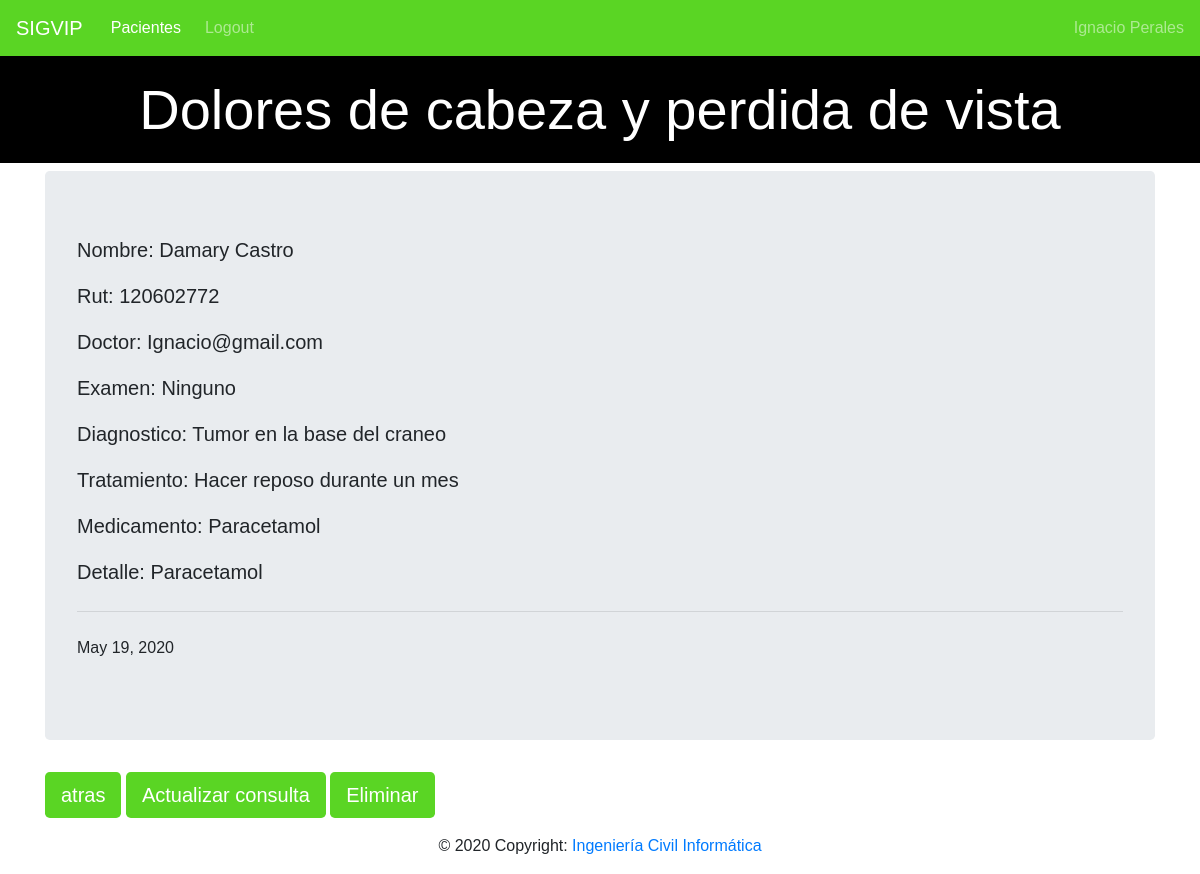
The app's page /ficha/1/detalle/4/ (signed in) with its own data.
### ficha/models.py (models this page shows, shortened)
class ConsultaMedica(models.Model):
    tema = models.CharField(max_length=100)
    rut = models.ForeignKey(Paciente,default=None,on_delete=models.CASCADE)
    doctor = models.ForeignKey(User,default=None,on_delete=models.CASCADE)
    tratamiento = models.ForeignKey(Tratamiento,default=None,on_delete=models.CASCADE)
    diagnostico = models.CharField(max_length=200)
    fecha = models.DateField(default=date.today)
    fichas = models.Manager()

class Tratamiento(models.Model):
    receta = models.ForeignKey(Receta,default=None,on_delete=models.CASCADE)
    examen = models.ForeignKey(Examen,default=None,on_delete=models.CASCADE)
    descripcion = models.CharField(max_length=500)
    def __str__(self):
        return "{}".format(self.descripcion)

class Examen(models.Model):
    tipoexamen = models.ForeignKey(TipoExamen,default=None,on_delete=models.CASCADE)
    imagen = models.CharField(max_length=45)
    informacionmedica = models.CharField(max_length=500)
    fecha = models.DateField(default=date.today)
    def __str__(self):
        return "{}".format(self.tipoexamen)

class TipoExamen(models.Model):
    texamen = models.CharField(max_length=45,unique=True)
    def __str__(self):
        return "{}".format(self.texamen)

class Receta(models.Model):
    medicamento = models.CharField(max_length=60,unique=True)
    descripcion = models.CharField(max_length=500)

### pacientes/models.py (models this page shows)
class Paciente(models.Model):
    rut = models.CharField(max_length=9, unique=True)
    nombre = models.CharField(max_length=45)
    apellido = models.CharField(max_length=45)
    edad = models.IntegerField()
    email = models.EmailField(max_length=60)
    telefono = models.IntegerField()
    direccion = models.CharField(max_length=200)
    pacientes = models.Manager()
    def __str__(self):
        return "{}".format(self.rut)

### ficha/views.py (the view)
# urls.py: re_path(r'^(?P<fk>\d+)/detalle/(?P<codigo>\d+)/?$',views.DetalleConsultaView.as_view(),name='detalle'),
class DetalleConsultaView(LoginRequiredMixin,TemplateView):
    def get(self,request,**kwargs):
        codigo=kwargs["codigo"]
        return render(request,'consulta_detalle.html',{'detalle':ConsultaMedica.fichas.get(id=codigo)})

### ficha/templates/consulta_detalle.html
{% extends "base.html" %}
{% block pagina %}
    <h1 class="display-4">{{detalle.tema}}</h1>
{% endblock%}
{% block content %}
<div class="jumbotron">
    <p class="lead">Nombre: {{detalle.rut.nombre}} {{detalle.rut.apellido}}</p>
    <p class="lead">Rut: {{detalle.rut}}</p>
    <p class="lead">Doctor: {{detalle.doctor}}</p>
    <p class="lead">Examen: {{detalle.tratamiento.examen}}</p>
    <p class="lead">Diagnostico: {{detalle.diagnostico}}</p>
    <p class="lead">Tratamiento: {{detalle.tratamiento}}</p>
    <p class="lead">Medicamento: {{detalle.tratamiento.receta.medicamento}}</p>
    <p class="lead">Detalle: {{detalle.tratamiento.receta.medicamento}}</p>
    <hr class="my-4">
    <p>{{detalle.fecha}}</p>
</div>
<a class="btn btn-primary btn-lg" href="/ficha/{{detalle.rut_id}}" role="button">atras</a>
<a class="btn btn-primary btn-lg" href="update/" role="button">Actualizar consulta</a>
<a class="btn btn-primary btn-lg" href="delete/" role="button">Eliminar</a>
{% include "footer.html" %}
{% endblock %}

### pacientes/templates/navbar.html (shortened to what this page needs)
<nav class="navbar navbar-expand-lg navbar-dark">
    <a class="navbar-brand" href="{% url 'index' %}">SIGVIP</a>
    <div class="collapse navbar-collapse" id="navbarNav">
      <ul class="navbar-nav mr-auto">
        {% if user.is_authenticated %}
            <li class="nav-item active">
                <a class="nav-link" href="/pacientes">Pacientes<span class="sr-only">(current)</span></a>
            </li>
            <li class="nav-item">
                <a class="nav-link" href="{% url 'logout' %}">Logout</a>
            </li>
        </ul>
        <span class="navbar-text">
            {{user.first_name}} {{user.last_name}}
        </span>
        {% else %}
            <li class="nav-item">
                <a class="nav-link" href="{% url 'login' %}">Login</a>
            </li>
        {% endif %}
    </div>
</nav>

### pacientes/static/css/cursos.css (style rules this page uses)
body { margin: 0; padding: 0; font-family: sans-serif; }
.navbar { background-color: #5ad524; }
.navbar .navbar-brand { color: white; }
h1 { text-align: center; background-color: black; padding: 20px; color: white; }
.navbar .nav-link { color: white; border-radius: .25rem; margin: 0 0.25em; }
.btn-primary { background-color: #5ad524; border: none; }

### records on screen
ConsultaMedica: tema "Dolores de cabeza y perdida de vista", rut.nombre "Damary", rut.apellido "Castro", rut "120602772", doctor "Ignacio@gmail.com", tratamiento.examen "Ninguno", diagnostico "Tumor en la base del craneo", tratamiento "Hacer reposo durante un mes", tratamiento.receta.medicamento "Paracetamol", fecha "May 19, 2020"

### other values on screen
{{ user.first_name }} "Ignacio"
{{ user.last_name }} "Perales"
